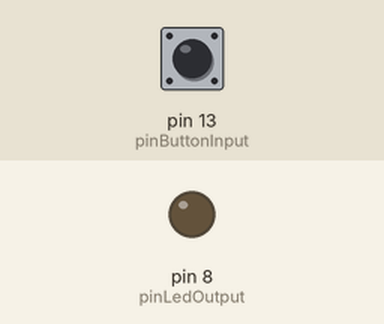
Recording of a sketch running on a simulated Arduino Uno, built with avr-gcc and run on an emulated ATmega328P. On the bench: output pins drawn as LEDs (lit = HIGH). Dashed ring = blinking. The test bench sets the inputs (shaded band); at power-on: pin 13 (pinButtonInput) LOW.

Above: at 1.2 s.
1.3 s: pin 13 (pinButtonInput) pulled HIGH for 1 s
At 2.7 s:
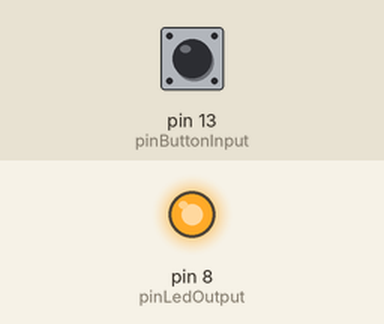
3.8 s: pin 13 (pinButtonInput) pulled HIGH for 0.15 s
At 5.0 s:
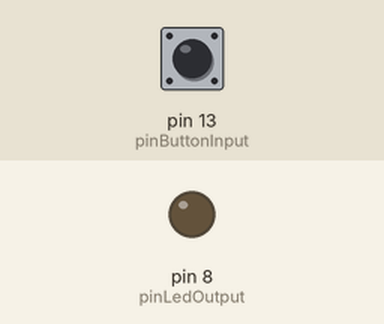
5.4 s: pin 13 (pinButtonInput) pulled HIGH for 3.2 s
At 5.5 s:
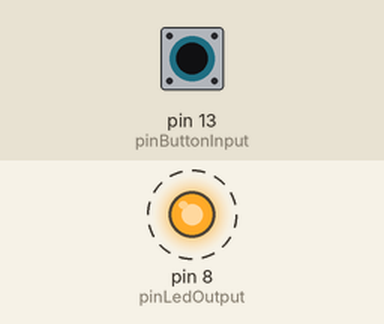
Timing chart, 0 to 9.9 s (numbered marks = the images above; inputs shaded):
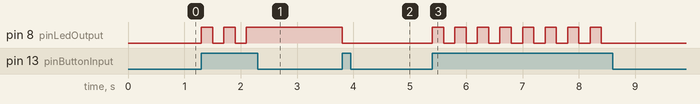

Measured:
- after the input at 1.3 s, pin 8 (pinLedOutput): alternates HIGH for 0.20 s and LOW for 0.20 s, 5 changes in all, then stays HIGH, starting at once
- after the input at 3.8 s, pin 8 (pinLedOutput): HIGH → LOW at once
- after the input at 5.4 s, pin 8 (pinLedOutput): alternates HIGH for 0.20 s and LOW for 0.20 s, 16 changes in all, then stays LOW, starting at once

The sketch:

codigo.ino
```cpp
const int pinLedOutput = 8;
const int pinButtonInput = 13;

// Initialize Arduino board
void setup()
{
  // sets the pins modes
  pinMode(pinButtonInput, INPUT);
  pinMode(pinLedOutput, OUTPUT);
}

// Update constatly
void loop()
{
  int currentButtonValue = digitalRead(pinButtonInput); // get the button (ON/OFF)

  if(currentButtonValue == 1){
    int ledStatus = digitalRead(pinLedOutput); // get the current led value (1/0)
    digitalWrite(pinLedOutput, !ledStatus); // set the new led value (reverse)
    delay(200);
  }
}
```
